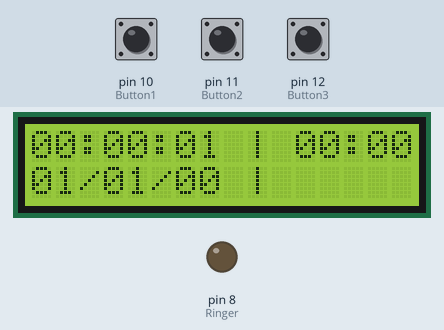
The sketch below on a simulated Arduino Uno, built with avr-gcc and run on an emulated ATmega328P. On the bench: 16×2 character LCD, output pins drawn as LEDs (lit = HIGH). The inputs (shaded band) are chosen by the test bench; at power-on: pin 10 (Button1) LOW, pin 11 (Button2) LOW, pin 12 (Button3) LOW.

Above: at 1.2 s.
1.3 s: pin 10 (Button1) pulled HIGH for 0.25 s
At 2.5 s:
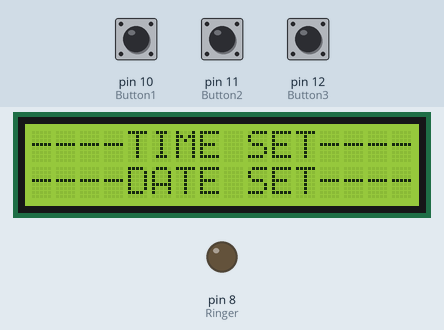
4.5 s: pin 10 (Button1) pulled HIGH for 1 s
At 4.66 s:
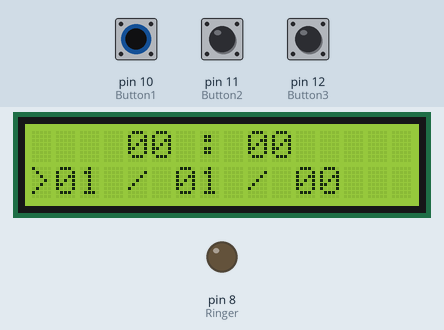
7.0 s: pin 11 (Button2) pulled HIGH for 3.2 s
At 11.3 s:
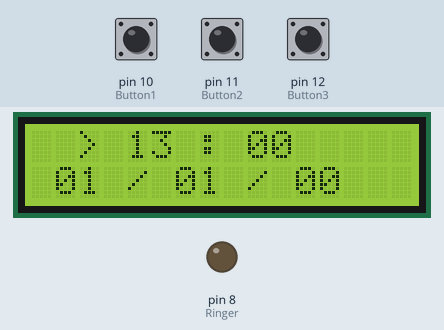
11.7 s: pin 12 (Button3) pulled HIGH for 0.25 s
At 12.6 s:
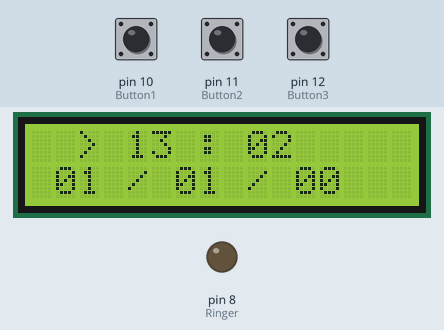
13.4 s: pin 10 (Button1) pulled HIGH for 1 s
At 13.89 s:
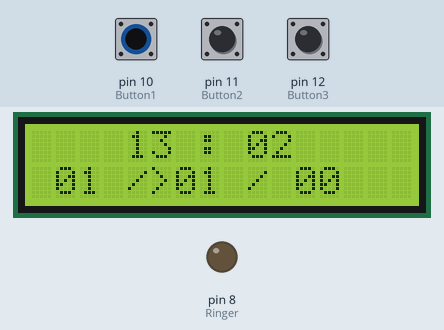
17.4 s: pin 12 (Button3) pulled HIGH for 1 s
At 19.9 s:
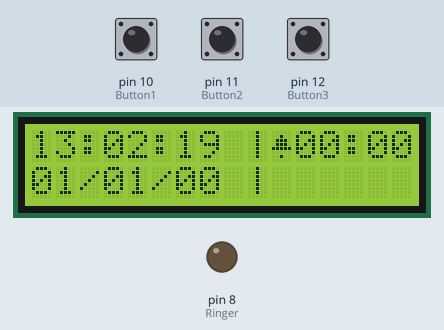
Timing chart, 0 to 21.4 s (numbered marks = the images above; inputs shaded):
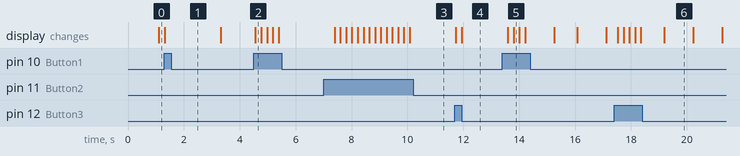

Measured:
- after the input at 1.3 s, the display: changes at once (image 1)
- after the input at 4.5 s, the display: changes after 0.06 s (image 2)
- after the input at 7.0 s, the display: first differs from a run without the input after 0.60 s (image 3 shows a later state)
- after the input at 11.7 s, the display: first changes at once (image 4 shows a later state)
- after the input at 13.4 s, the display: first changes after 0.19 s (image 5 shows a later state)
- after the input at 17.4 s, the display: first changes after 0.13 s (image 6 shows a later state)

The sketch:

DESPERTADOR.ino
```cpp
#include <DHT11.h>
#include <LiquidCrystal.h>
#include <TimerOne.h>


LiquidCrystal lcd(6, 7, 5, 4, 3, 2);
int Ringer = 8;
int Button0 = 13;
int Button1 = 10;
int Button2 = 11;
int Button3 = 12;
DHT11 dht11(9);

// entries

// variables
int count, sec, min, hour, asec, amin, ahour, day, month, year = 0;
int tempC, temperature, humidity = 0;
bool alarm_control, time_set = false;
long measurement_timestamp;

byte Bell[8] = {
  0b00000,
  0b00100,
  0b01110,
  0b01110,
  0b11111,
  0b00000,
  0b00100,
  0b00000,
};

void setup() {

  pinMode(Ringer, OUTPUT);
  pinMode(Button0, INPUT);
  pinMode(Button1, INPUT);
  pinMode(Button2, INPUT);
  pinMode(Button3, INPUT);

  Serial.begin(9600);
  lcd.begin(16,2);
  lcd.createChar(1, Bell);

  Timer1.initialize(100000); // Start timer
  Timer1.attachInterrupt(Stopwatch);
}

void loop() {
  // put your main code here, to run repeatedly:
  lcd.clear();
  lcd.print(String(formatDigits(hour)) + ":" + String(formatDigits(min)) + ":" + String(formatDigits(sec)) + " | " + String(formatDigits(ahour)) + ":" + String(formatDigits(amin)));
  lcd.setCursor(0,1);
  lcd.print(String(formatDigits(day)) + "/" + String(formatDigits(month)) + "/" + String(formatDigits(year)) + " | " + String());
  Alarm_On_Off();
  delay(200);

  if (digitalRead(Button1) == HIGH)
  {
    time_set = true;
    Time_Set();
  }

  if (digitalRead(Button3) == HIGH)
  {
    alarm_control = !alarm_control;
  }

  if (hour == ahour && min == amin && alarm_control == true)
  {
    Alarm_Ring();
  }
}


void Time_Set()
{
  int i = 1;
  lcd.clear();
  lcd.print("----TIME SET----");
  lcd.setCursor(0,1);
  lcd.print("----DATE SET----");
  delay(2000);
  while (time_set == true && i <= 5)
  {
    if (digitalRead(Button1) == HIGH)
    {
      i++;
    }
    switch(i)
    {
      case 1:
        lcd.clear();
        lcd.print("  > " + String(formatDigits(hour)) + " : " + String(formatDigits(min)));
        lcd.setCursor(0,1);
        lcd.print(" " + String(formatDigits(day)) + " / " + String(formatDigits(month)) + " / " + String(formatDigits(year)));
        delay(200);
        if (digitalRead(Button2) == HIGH)
        {
          hour++;
        }
        if (digitalRead(Button3) == HIGH)
        {
          min++;
        }
        break;

      case 2:
        lcd.clear();
        lcd.print("    " + String(formatDigits(hour)) + " : " + String(formatDigits(min)));
        lcd.setCursor(0,1);
        lcd.print(">" + String(formatDigits(day)) + " / " + String(formatDigits(month)) + " / " + String(formatDigits(year)));
        delay(200);
        if (digitalRead(Button2) == HIGH)
        {
          day++;
        }
        if (digitalRead(Button3) == HIGH)
        {
          day--;
        }
        break;

      case 3:
        lcd.clear();
        lcd.print("    " + String(formatDigits(hour)) + " : " + String(formatDigits(min)));
        lcd.setCursor(0,1);
        lcd.print(" " + String(formatDigits(day)) + " />" + String(formatDigits(month)) + " / " + String(formatDigits(year)));
        delay(200);
        if (digitalRead(Button2) == HIGH)
        {
          month++;
        }
        if (digitalRead(Button3) == HIGH)
        {
          month--;
        }
        break;

      case 4:
        lcd.clear();
        lcd.print("    " + String(formatDigits(hour)) + " : " + String(formatDigits(min)));
        lcd.setCursor(0,1);
        lcd.print(" " + String(formatDigits(day)) + " / " + String(formatDigits(month)) + " />" + String(formatDigits(year)));
        delay(200);
        if (digitalRead(Button2) == HIGH)
        {
          year++;
        }
        if (digitalRead(Button3) == HIGH)
        {
          year--;
        }
        break;
    }
  }
  time_set = false;
}

void Alarm_On_Off()
{
  if (alarm_control == true)
  {
    lcd.setCursor(10,0);
    lcd.write(1);
  }
  else{}
}

void Alarm_Set()
{
  alarm_control = true;
  if (digitalRead(Button2) == HIGH)
  {
    ahour++;
  }
  if (digitalRead(Button3) == HIGH)
  {
    amin++;
  }
}

void Alarm_Ring()
{
  while (digitalRead(Button3) == LOW)
  {
    digitalWrite(Ringer, HIGH);
  }
  digitalWrite(Ringer, LOW);
  alarm_control = false;
}

void Stopwatch()
{
  count ++;
  if(count == 10)
  {
    count = 0;
    sec++;
    if(sec >= 60)
    {
      sec = 0;
      min++;
    }
    if(min == 60)
    {
      min = 0;
      hour++;
    }
    if(hour == 24)
    {
      hour = 0;
      day ++;
    }
    if(day == 31 || day <= 0)
    {
      day = 1;
      month++;
    }
    if(month == 12 || month <= 0)
    {
      month = 1;
      year++;
    }
    if(year == 99)
    {
      year = 0;
    }
    if(amin == 60)
    {
      amin = 0;
      ahour++;
    }
    if(ahour <= 24)
    {
      ahour = 0;
    }
  }
}

String formatDigits(int digits) {
  // Add leading zero if the number is less than 10
  if (digits < 10) {
    return "0" + String(digits);
  } else {
    return String(digits);
  }
}
```
